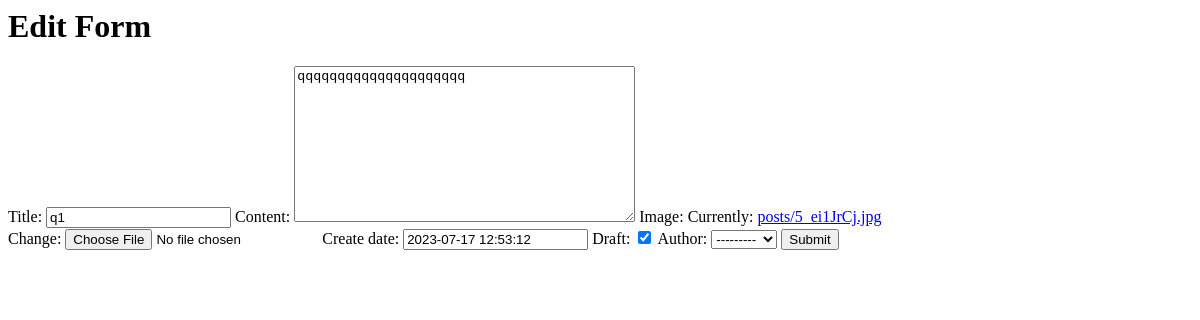
The page /blog/12/edit on the database as committed earlier.
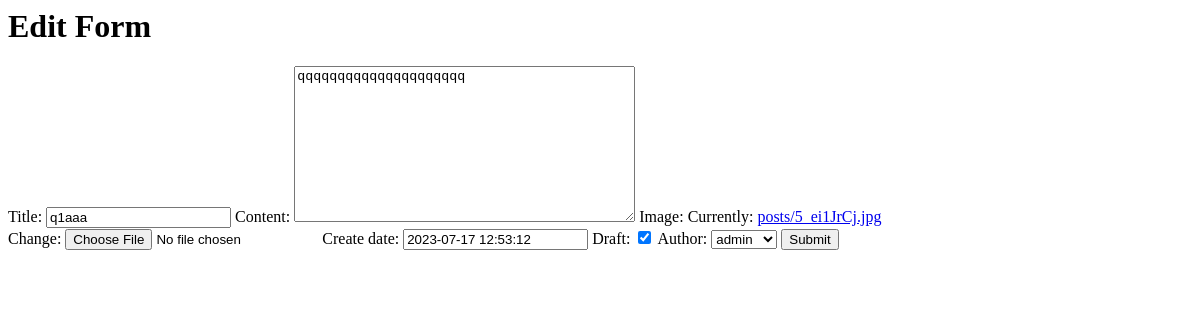
The same page on the database as committed later.
### blog/models.py (models this page shows, shortened)
class Post(models.Model):
    title = models.CharField(max_length=100)
    content = models.TextField(max_length=30000)
    create_date = models.DateTimeField(default=timezone.now)
    draft = models.BooleanField(default=True)
    tags = TaggableManager()
    author = models.ForeignKey(User, related_name='post_user', null=True, on_delete=models.SET_NULL)
    image = models.ImageField(upload_to='posts')

### blog/views.py (the view)
# urls.py: path('blog/<int:pk>/edit', PostUpdate.as_view()),
class PostUpdate(UpdateView):
    model = Post
    fields = ['title', 'content', 'image', 'tags', 'create_date', 'draft', 'author']
    success_url = '/blog'
    template_name = 'blog/edit_post.html'

### blog/templates/blog/edit_post.html (shortened to what this page needs)
<h1>Edit Form</h1>
<form action="" method="post" enctype="multipart/form-data">
    {{form}}
    <input type="submit" value="Submit">
</form>

Rows that differ between the two databases and show on the page:
changed Post "qqqqqqqqqqqqqqqqqqqqq": title "q1" → "q1aaa"; author "---------" → "admin"
